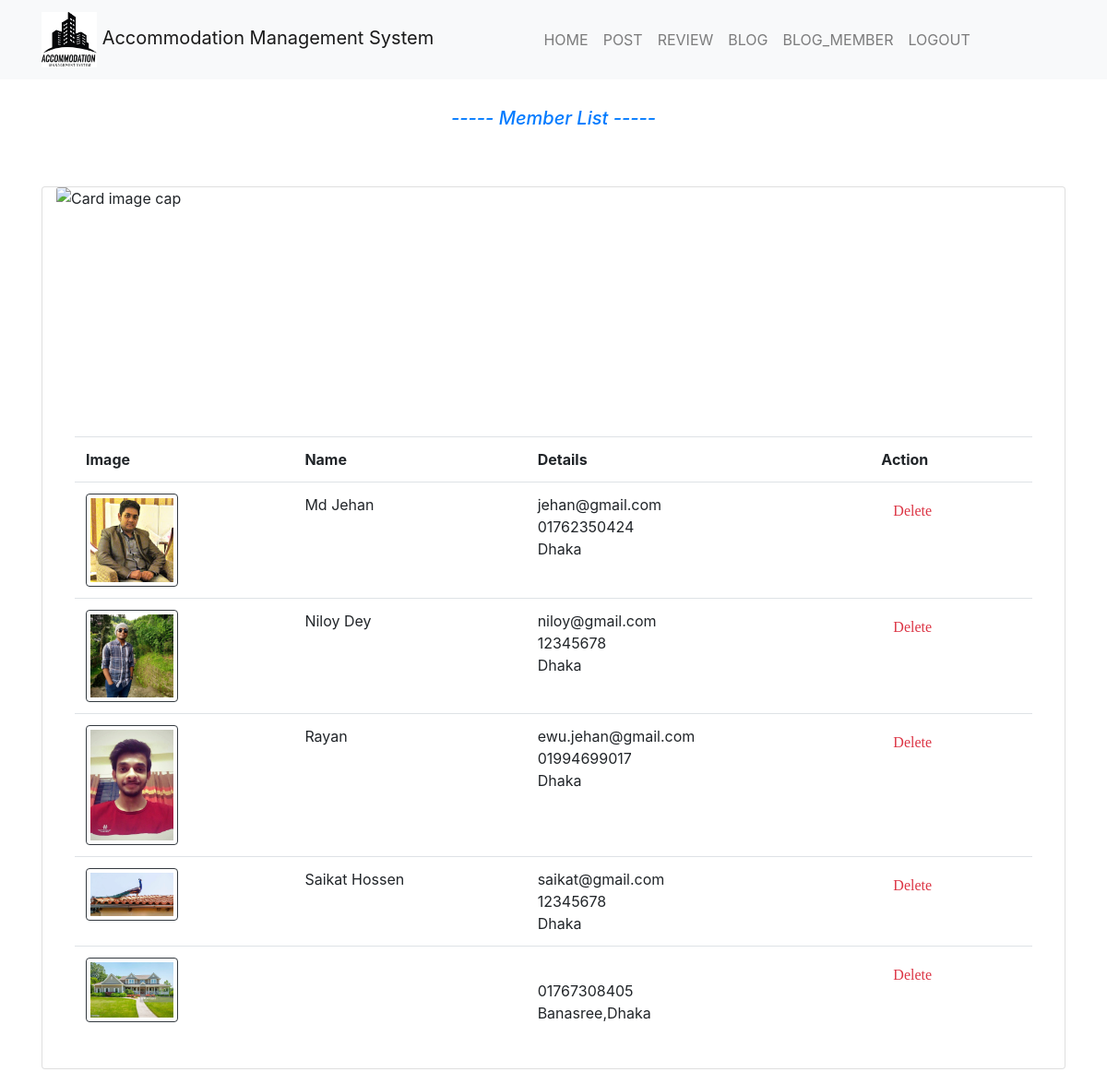
The page /admin/blog_member.php on the database its author committed.
### tables this page shows
CREATE TABLE `registration` (
  `id` int(11) NOT NULL,
  `firstname` varchar(50) NOT NULL,
  `phonenumber` varchar(50) NOT NULL,
  `email` varchar(50) NOT NULL,
  `password` varchar(50) NOT NULL,
  `address` varchar(100) NOT NULL,
  `image` blob NOT NULL
);

### admin/blog_member.php (the view, shortened to what this page needs)
<!DOCTYPE html>
<html lang="en">
<head>
        <link rel="stylesheet" href="../profile.css">
        <link rel="stylesheet" href="https://stackpath.bootstrapcdn.com/bootstrap/4.3.1/css/bootstrap.min.css">
    </head>
    <body>
        <nav class="navbar navbar-light bg-light navbar-expand-md">
            <div class="container">
                <a class="navbar-brand" href="profile.php"><img src="../images/logo.jpg" height="60px" width="60px"> Accommodation Management System</a>
                <ul class="navbar-nav mx-auto">
                    <li class="navbar-item">
                        <a class="nav-link" href="index.php">HOME</a>
                    </li>
                    <li class="navbar-item">
                        <a class="nav-link" href="index.php">POST</a>
                    </li>
                    <li class="navbar-item">
                        <a class="nav-link" href="review.php">REVIEW</a>
                    </li>
                    <li class="navbar-item">
                        <a class="nav-link" href="blog.php">BLOG</a>
                    </li>
                    <li class="navbar-item">
                        <a class="nav-link" href="blog_member.php">BLOG_MEMBER</a>
                    </li>
                    <li class="navbar-item">
                        <a class="nav-link" href="logout.php">LOGOUT</a>
                    </li>
                </ul>
            </div>
        </nav>
        <div class="container table-responsive">
            <h1 class="text-primary text-center" style="font-size: 20px; font-style: italic; padding-top:30px">----- Member List -----</h1>
            <br />
            <?php
                $con = mysqli_connect("localhost","root","","fsf");
                $sql = "select * from registration order by id";
                $result = mysqli_query($con, $sql);
                if(mysqli_num_rows($result)>0)
                {
                    echo "<div class='card mb-3 container' style='margin-top: 30px'>";
                        echo "<img class='card-img-top' src='../images/bd-sl6.jpg' alt='Card image cap' height='250px'>";
                        echo "<div class='card-body'>";
                            echo "<table class='table'>";
                                echo "<tr>";
                                    echo "<th>";
                                        echo "Image";
                                    echo "</th>";
                                    echo "<th>";
                                        echo "Name";
                                    echo "</th>";
                                    echo "<th>";
                                        echo "Details";
                                    echo "</th>";
                                    echo "<th>";
                                        echo "Action";
                                    echo "</th>";
                                echo "</tr>";
                                while($row = mysqli_fetch_assoc($result))
                                {
                                    echo "<tr>";
                                        echo "<td>";
                                        ?>
                                            <img src="<?php echo 'imgs/' . $row['image'] ?>" width="100" height="110" alt='Profile pic' class="border border-dark img-thumbnail">
                                        <?php
                                        echo "</td>";
                                        echo "<td>";
                                            echo $row["firstname"];
                                        echo "</td>";
                                        echo "<td>";
                                            echo $row["email"]."<br>";
                                            echo $row["phonenumber"]."<br>";
                                            echo $row["address"];
                                        echo "</td>";
                                        echo "<td>";
                                            ?>
                                            <a href="blog_member.php?del=<?php echo $row["id"];?>" style="text-align: right; font-family: cursive" class="btn text-danger">Delete</a>
                                            <?php
                                        echo "</td>";
                                    echo "</tr>";
                                }
                            echo "</table>";
                        echo "</div>";
                    echo "</div>";
                }
                else
                {
                    echo "There is no blog yet.";
                }
            ?>
        </div>
    </body>
</html>

### rows shown on the page
registration: image (picture), firstname "Md Jehan", email "jehan@gmail.com", phonenumber "01762350424", address "Dhaka"
registration: image (picture), firstname "Niloy Dey", email "niloy@gmail.com", phonenumber "12345678", address "Dhaka"
registration: image (picture), firstname "Rayan", email "ewu.jehan@gmail.com", phonenumber "01994699017", address "Dhaka"
registration: image (picture), firstname "Saikat Hossen", email "saikat@gmail.com", phonenumber "12345678", address "Dhaka"
registration: image (picture), phonenumber "01767308405", address "Banasree,Dhaka"
